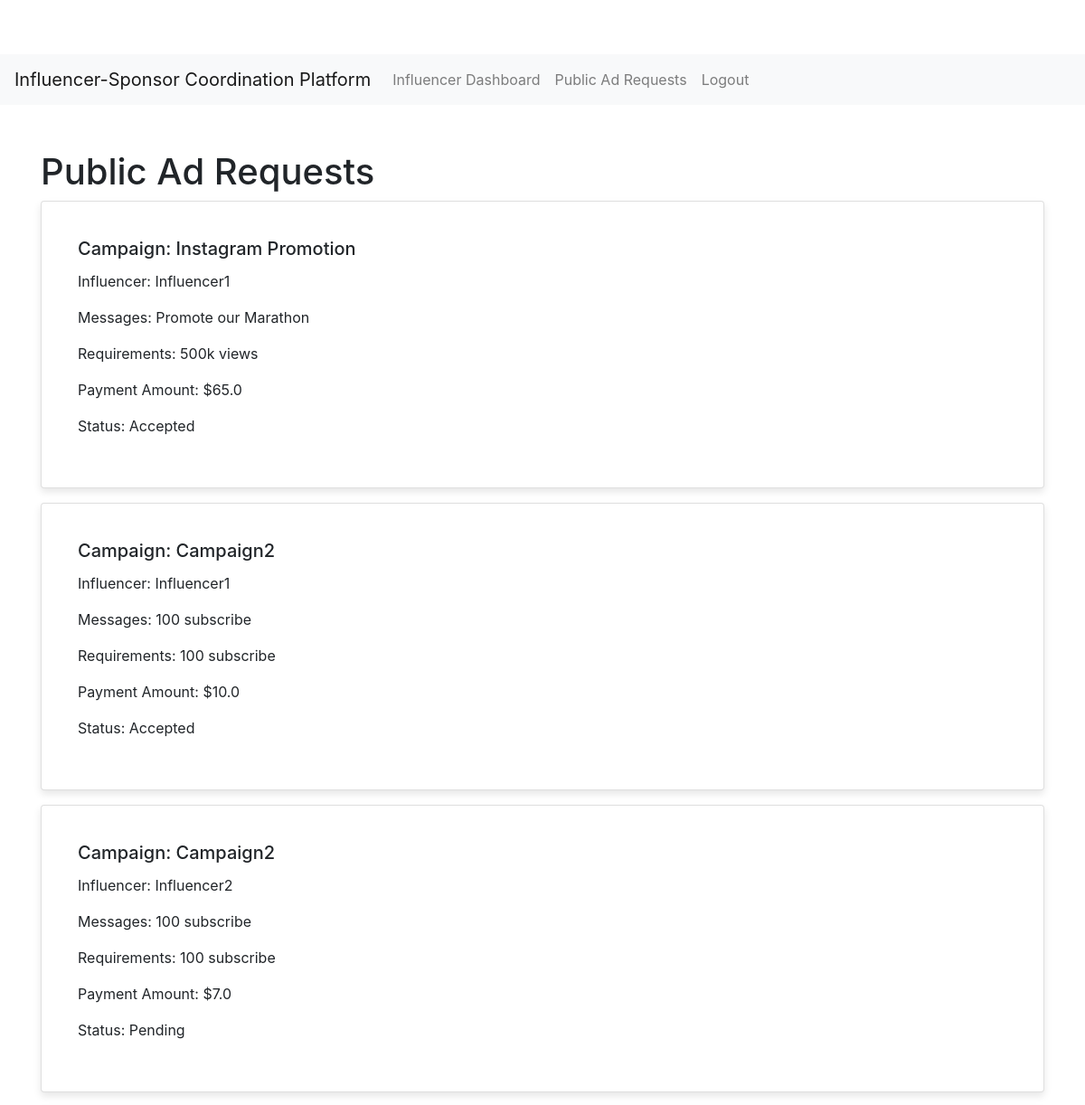
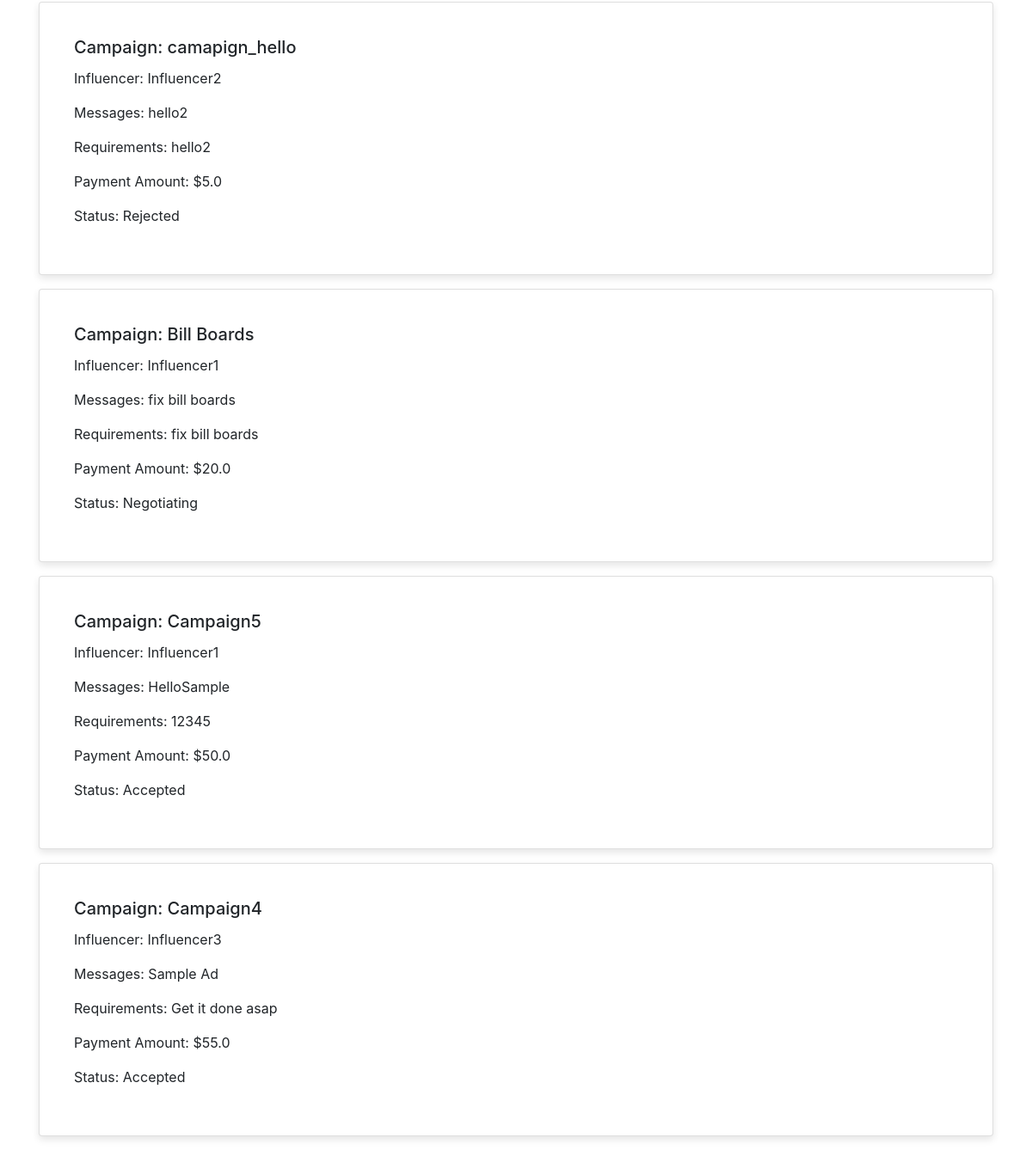
Screenshot of /influencer/public-ad (signed in) with the database file from the repository (2 pictures, top to bottom).
### app/models.py (models this page shows, shortened)
class AdRequest(db.Model):
    id = db.Column(db.Integer, primary_key=True)
    campaign_id = db.Column(db.Integer, db.ForeignKey('campaign.id'), nullable=False)
    influencer_id = db.Column(db.Integer, db.ForeignKey('user.id'), nullable=False)
    messages = db.Column(db.Text, nullable=False)
    requirements = db.Column(db.String(50), nullable=False)
    payment_amount = db.Column(db.Float, nullable=False)
    status = db.Column(db.String(15), nullable=False, default='Pending')  # Set default to 'Pending'
    campaign = db.relationship('Campaign', backref='ad_requests')
    influencer = db.relationship('User', backref='ad_requests')                  # Reverse relationship

class Campaign(db.Model):
    id = db.Column(db.Integer, primary_key=True)
    name = db.Column(db.String(100), nullable=False)
    description = db.Column(db.Text, nullable=False)
    start_date = db.Column(db.DateTime, nullable=False, default=datetime.utcnow)
    end_date = db.Column(db.DateTime, nullable=False)
    budget = db.Column(db.Float, nullable=False)
    visibility = db.Column(db.String(10), nullable=False)  # 'public', 'private'
    goals = db.Column(db.Text, nullable=False)
    sponsor_id = db.Column(db.Integer, db.ForeignKey('user.id'), nullable=False)
    sponsor = db.relationship('User', backref='campaigns')
    flagged = db.Column(db.Boolean, default=False)

class User(db.Model, UserMixin):
    id = db.Column(db.Integer, primary_key=True)
    username = db.Column(db.String(20), unique=True, nullable=False, index=True)
    email = db.Column(db.String(120), unique=True, nullable=False, index=True)
    password = db.Column(db.String(60), nullable=False)
    role = db.Column(db.String(20), nullable=False)  # 'influencer', 'admin', 'sponsor'
    flagged = db.Column(db.Boolean, default=False)
    influencer_profile = db.relationship('InfluencerProfile', backref='user', uselist=False)

### app/views/influencer.py (the view)
@influencer_bp.route('/public-ad')
@login_required
def public_ad_requests():
    if current_user.role != 'influencer':
        flash('You are not authorized to access this page.', 'danger')
        return redirect(url_for('main.index'))
    public_campaigns = Campaign.query.filter_by(visibility='public').all()
    public_ad_requests = AdRequest.query.filter(AdRequest.campaign_id.in_(
        [campaign.id for campaign in public_campaigns])).all()
    return render_template('influencer/public_ad.html', public_ad_requests=public_ad_requests)

### app/models.py (called while the page is built)
@login_manager.user_loader
def load_user(user_id):
    return User.query.get(int(user_id))

### app/templates/influencer/public_ad.html (shortened to what this page needs)
{% extends "layout.html" %}
{% block content %}
<h1>Public Ad Requests</h1>
{% if public_ad_requests %}
    {% for ad_request in public_ad_requests %}
        <div class="card mb-3">
            <div class="card-body">
                <h5 class="card-title">Campaign: {{ ad_request.campaign.name }}</h5>
                <p>Influencer: {{ ad_request.influencer.username }}</p>
                <p>Messages: {{ ad_request.messages }}</p>
                <p>Requirements: {{ ad_request.requirements }}</p>
                <p>Payment Amount: ${{ ad_request.payment_amount }}</p>
                <p>Status: {{ ad_request.status }}</p>
            </div>
        </div>
    {% endfor %}
{% else %}
    <p>No public ad requests available.</p>
{% endif %}
{% endblock %}

### app/static/css/style.css (style rules this page uses)
body { padding-top: 60px; background-color: #f8f9fa; }
.card { border-radius: 8px; box-shadow: 0 4px 8px rgba(0, 0, 0, 0.1); background-color: #ffffff; padding: 20px; }

### rows the page displays
AdRequest: campaign.name "Instagram Promotion", influencer.username "Influencer1", messages "Promote our Marathon", requirements "500k views", payment_amount "65.0", status "Accepted"
AdRequest: campaign.name "Campaign2", influencer.username "Influencer1", messages "100 subscribe", requirements "100 subscribe", payment_amount "10.0", status "Accepted"
AdRequest: campaign.name "Campaign2", influencer.username "Influencer2", messages "100 subscribe", requirements "100 subscribe", payment_amount "7.0", status "Pending"
AdRequest: campaign.name "camapign_hello", influencer.username "Influencer2", messages "hello2", requirements "hello2", payment_amount "5.0", status "Rejected"
AdRequest: campaign.name "Bill Boards", influencer.username "Influencer1", messages "fix bill boards", requirements "fix bill boards", payment_amount "20.0", status "Negotiating"
AdRequest: campaign.name "Campaign5", influencer.username "Influencer1", messages "HelloSample", requirements "12345", payment_amount "50.0", status "Accepted"
AdRequest: campaign.name "Campaign4", influencer.username "Influencer3", messages "Sample Ad", requirements "Get it done asap", payment_amount "55.0", status "Accepted"
